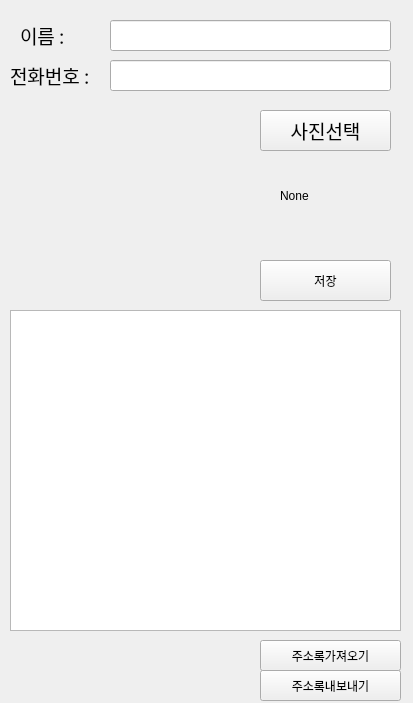
<?xml version="1.0" encoding="UTF-8"?>
<ui version="4.0">
 <class>Form</class>
 <widget class="QWidget" name="Form">
  <property name="geometry">
   <rect>
    <x>0</x>
    <y>0</y>
    <width>413</width>
    <height>703</height>
   </rect>
  </property>
  <property name="windowTitle">
   <string>Form</string>
  </property>
  <widget class="QLabel" name="label">
   <property name="geometry">
    <rect>
     <x>20</x>
     <y>20</y>
     <width>121</width>
     <height>31</height>
    </rect>
   </property>
   <property name="font">
    <font>
     <family>AcadEref</family>
     <pointsize>14</pointsize>
    </font>
   </property>
   <property name="text">
    <string>이름 :</string>
   </property>
  </widget>
  <widget class="QLineEdit" name="lineEdit">
   <property name="geometry">
    <rect>
     <x>110</x>
     <y>20</y>
     <width>281</width>
     <height>31</height>
    </rect>
   </property>
   <property name="font">
    <font>
     <family>AcadEref</family>
     <pointsize>14</pointsize>
    </font>
   </property>
  </widget>
  <widget class="QLineEdit" name="lineEdit_2">
   <property name="geometry">
    <rect>
     <x>110</x>
     <y>60</y>
     <width>281</width>
     <height>31</height>
    </rect>
   </property>
   <property name="font">
    <font>
     <family>AcadEref</family>
     <pointsize>14</pointsize>
    </font>
   </property>
  </widget>
  <widget class="QLabel" name="label_2">
   <property name="geometry">
    <rect>
     <x>10</x>
     <y>60</y>
     <width>121</width>
     <height>31</height>
    </rect>
   </property>
   <property name="font">
    <font>
     <family>AcadEref</family>
     <pointsize>14</pointsize>
    </font>
   </property>
   <property name="text">
    <string>전화번호 :</string>
   </property>
  </widget>
  <widget class="QPushButton" name="pushButton">
   <property name="geometry">
    <rect>
     <x>260</x>
     <y>110</y>
     <width>131</width>
     <height>41</height>
    </rect>
   </property>
   <property name="font">
    <font>
     <family>AcadEref</family>
     <pointsize>14</pointsize>
    </font>
   </property>
   <property name="text">
    <string>사진선택</string>
   </property>
  </widget>
  <widget class="QLabel" name="label_3">
   <property name="geometry">
    <rect>
     <x>10</x>
     <y>110</y>
     <width>211</width>
     <height>191</height>
    </rect>
   </property>
   <property name="font">
    <font>
     <family>AcadEref</family>
     <pointsize>14</pointsize>
    </font>
   </property>
   <property name="text">
    <string/>
   </property>
   <property name="pixmap">
    <pixmap>unknown.png</pixmap>
   </property>
   <property name="alignment">
    <set>Qt::AlignCenter</set>
   </property>
  </widget>
  <widget class="QPushButton" name="pushButton_2">
   <property name="geometry">
    <rect>
     <x>260</x>
     <y>640</y>
     <width>141</width>
     <height>31</height>
    </rect>
   </property>
   <property name="text">
    <string>주소록가져오기</string>
   </property>
  </widget>
  <widget class="QPushButton" name="pushButton_3">
   <property name="geometry">
    <rect>
     <x>260</x>
     <y>670</y>
     <width>141</width>
     <height>31</height>
    </rect>
   </property>
   <property name="text">
    <string>주소록내보내기</string>
   </property>
  </widget>
  <widget class="QListWidget" name="listWidget">
   <property name="geometry">
    <rect>
     <x>10</x>
     <y>310</y>
     <width>391</width>
     <height>321</height>
    </rect>
   </property>
  </widget>
  <widget class="QLabel" name="label_4">
   <property name="geometry">
    <rect>
     <x>280</x>
     <y>160</y>
     <width>101</width>
     <height>71</height>
    </rect>
   </property>
   <property name="text">
    <string>None</string>
   </property>
  </widget>
  <widget class="QPushButton" name="pushButton_4">
   <property name="geometry">
    <rect>
     <x>260</x>
     <y>260</y>
     <width>131</width>
     <height>41</height>
    </rect>
   </property>
   <property name="text">
    <string>저장</string>
   </property>
  </widget>
 </widget>
 <resources/>
 <connections/>
</ui>
